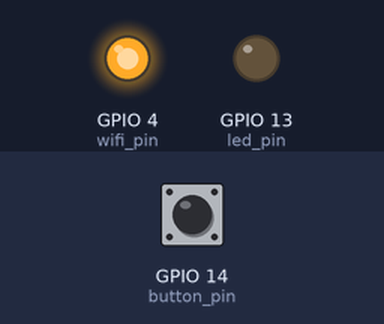
Simulated run of this sketch. Board: ESP8266 (NodeMCU). Parts: output pins drawn as LEDs (lit = HIGH). Inputs (shaded band) come from the test bench; at power-on: GPIO 14 (button_pin) LOW. WiFi joins after 1.5 s; servers stay silent unless stated; random numbers use the default seed unless the sketch sets one; what the sketch prints to the serial monitor is not drawn.

Above: at 2.7 s.
2.8 s: GPIO 14 (button_pin) pulled HIGH for 0.15 s
At 3.5 s:
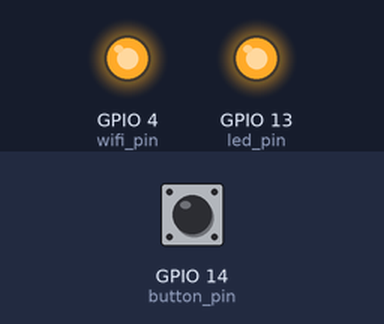
5.9 s: GPIO 14 (button_pin) pulled HIGH for 1 s
At 8.5 s:
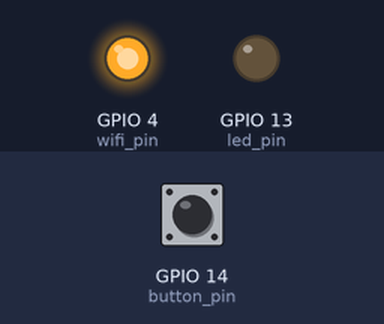
9.5 s: GPIO 14 (button_pin) pulled HIGH for 3.2 s
At 11.0 s:
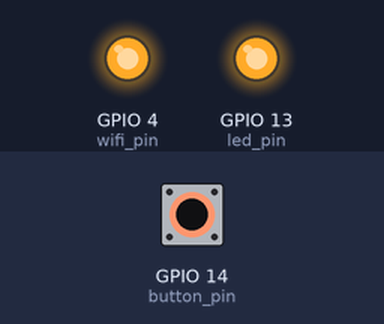
Timing chart, 0 to 15.3 s (numbered marks = the images above; inputs shaded):
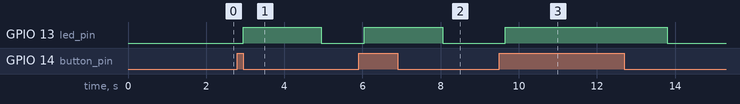

The sketch:

FirebaseRoom_ESP8266.ino
```cpp
// (licence header left out)
// FirebaseRoom_ESP8266 is a sample that demo using multiple sensors
// and actuactor with the FirebaseArduino library.

#include <ESP8266WiFi.h>
#include <FirebaseArduino.h>
#include <stdlib.h>


// Set these to run example.
#define FIREBASE_HOST "apple-tracker-e4b63.firebaseio.com"
#define FIREBASE_AUTH "token_or_secret"
#define WIFI_SSID "deepdive"
#define WIFI_PASSWORD "2427BC6248"

int led_pin = 13;
int button_pin = 14;
int wifi_pin = 4;
void setup() {

  Serial.begin(9600);
  pinMode(led_pin, OUTPUT);
  pinMode(wifi_pin, OUTPUT);
  pinMode(button_pin, INPUT);
  digitalWrite(led_pin, LOW);

  // connect to wifi.
  WiFi.begin(WIFI_SSID, WIFI_PASSWORD);
  Serial.print("connecting");
  while (WiFi.status() != WL_CONNECTED) {
    Serial.print(".");
    delay(500);
  }

  Serial.println();
  Serial.print("connected: ");
  Serial.println(WiFi.localIP());
  digitalWrite(wifi_pin, HIGH);
}

int poid = 0;

void loop() {
  int switchButton = digitalRead(button_pin);

  if(switchButton == HIGH) {
    poid = (rand() % 1000);
    Firebase.begin(FIREBASE_HOST);
    Firebase.setInt("stock/quantite", poid);
    if(Firebase.success()) {
      Serial.println("FireBase updated");
      digitalWrite(led_pin, HIGH);
      delay(2000);
    }
    //digitalWrite(led_pin, HIGH);
  } else{
    digitalWrite(led_pin, LOW);
  }
}
```

Measured:
- after the input at 2.8 s, GPIO 13 (led_pin): LOW → HIGH after 0.15 s, → LOW 2.0 s later
- after the input at 5.9 s, GPIO 13 (led_pin): LOW → HIGH after 0.15 s, → LOW 2.0 s later
- after the input at 9.5 s, GPIO 13 (led_pin): LOW → HIGH after 0.15 s, → LOW 4.2 s later
